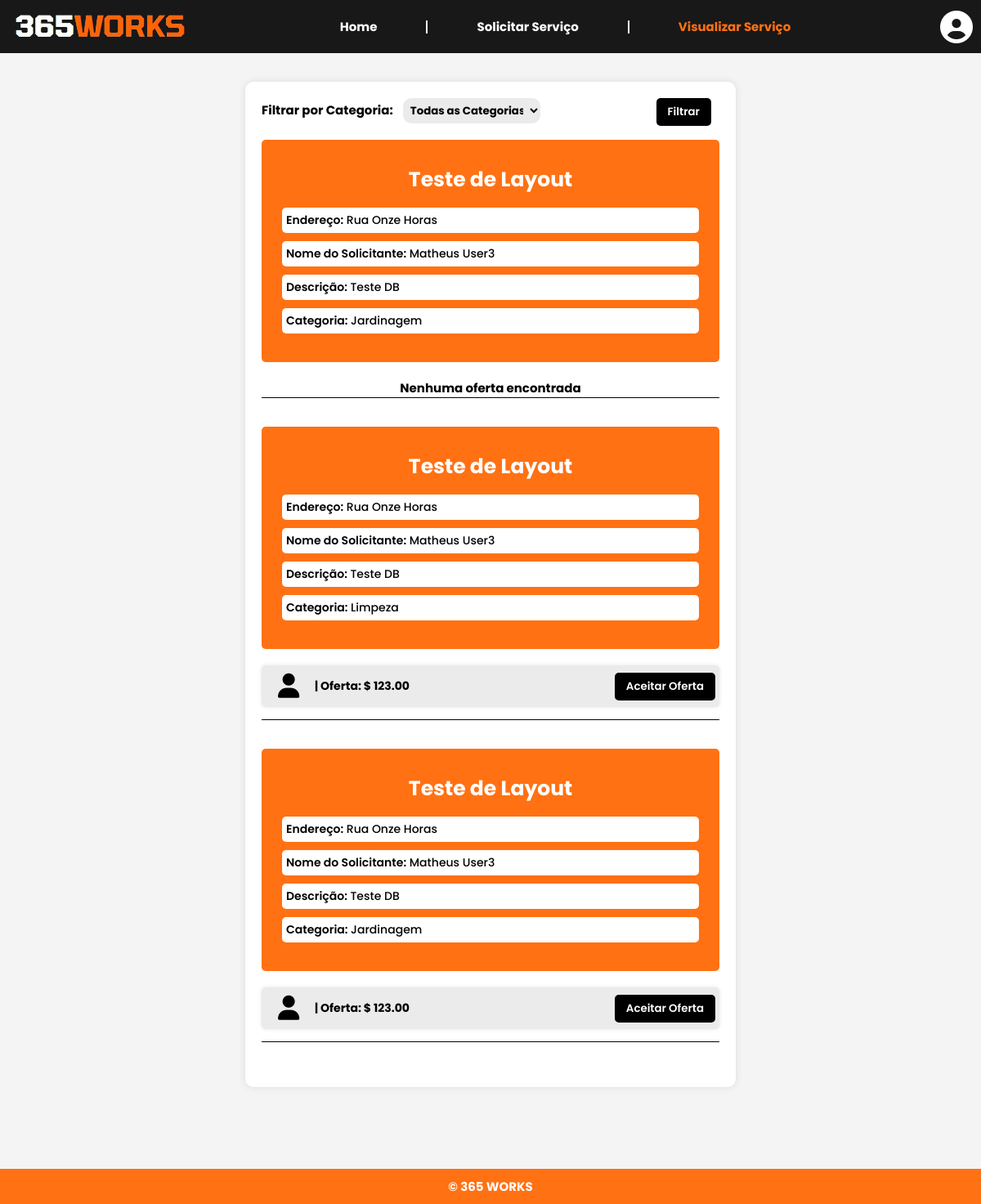
Page /visualizar_servico_usuario/ (signed in) on the committed database.
### works365/models.py (models this page shows, shortened)
class Servico(models.Model):
    nome_servico = models.CharField(max_length=255)
    endereco = models.CharField(max_length=255)
    descricao = models.TextField()
    categorias = models.ManyToManyField(Categoria)
    solicitante = models.CharField(max_length=255)
    oferta = models.DecimalField(max_digits=10, decimal_places=2, null=True, blank=True)
    usuario = models.ForeignKey(UserProfile, on_delete=models.CASCADE, related_name='servicos')

class Categoria(models.Model):
    nome = models.CharField(max_length=100)

### works365/views.py (the view)
# urls.py: path('visualizar_servico_usuario/', views.view_user_service, name='view_user_service'),
def view_user_service(request):
    categorias_disponiveis = list(Categoria.objects.values_list('nome', flat=True).distinct())
    categoria_filtro = request.GET.get('categoria_filtro')
    usuario_atual = UserProfile.objects.get(user=request.user)
    if categoria_filtro:
        servicos = Servico.objects.filter(categorias__nome=categoria_filtro, usuario=usuario_atual)
    else:
        servicos = Servico.objects.filter(usuario=usuario_atual)
    return render(request, 'pages/visualizar_servico_usuario.html', {'servicos': servicos, 'categorias_disponiveis': categorias_disponiveis})

### works365/context_processors.py (called while the page is built)
def your_context_processor(request):
    user_profile = None
    profissional_profile = None
    if request.user.is_authenticated:
        try:
            user_profile = request.user.userprofile  # Obtenha o perfil do usuário
        except UserProfile.DoesNotExist:
            user_profile = None
        try:
            profissional_profile = request.user.profissionalprofile  # Obtenha o perfil do profissional
        except ProfissionalProfile.DoesNotExist:
            profissional_profile = None
    return {
        'user_profile': user_profile,
        'profissional_profile': profissional_profile,
    }

### works365/templates/pages/visualizar_servico_usuario.html (shortened to what this page needs)
{% load static %}
<!DOCTYPE html>
<html lang="en">
<head>
    <link rel="stylesheet" type="text/css" href="{% static 'css/visualizar_servico_usuario.css' %}">
    <link rel="stylesheet" href="https://cdnjs.cloudflare.com/ajax/libs/font-awesome/6.5.2/css/all.min.css">
</head>
<body>
    {% include 'pages/navbar.html' %}
    <div class="services-container">
        <form action="{% url 'view_user_service' %}" method="GET">
            <div class="filter">
                <label for="categoria_filtro">Filtrar por Categoria:</label>
                <select name="categoria_filtro" class="categoria_filtro">
                    <option value="">Todas as Categorias</option>
                </select>
                <button type="submit">Filtrar</button>
            </div>
        </form>
        {% for servico in servicos %}
            <div class="service-wrapper">
                <div class="service-card">
                    <h3>{{ servico.nome_servico }}</h3>
                    <div><span>Endereço:</span> {{ servico.endereco }}</div>
                    <div><span>Nome do Solicitante:</span> {{ servico.solicitante }}</div>
                    <div><span>Descrição:</span> {{ servico.descricao }}</div>
                    {% for categoria in servico.categorias.all %}
                    <div><span>Categoria:</span> {{ categoria.nome }}</div>
                    {% endfor %}
                </div>
                {% if servico.oferta %}
                    <div class="offer">
                        <div class="details">
                            <i class="fa-solid fa-user"></i>
                            <span>{{ request.session.profissional_nome }} | Oferta: $ {{ servico.oferta }}</span>
                        </div>
                        <a href="https://api.whatsapp.com/send?phone=5548992139839"><button class="btn-accept">Aceitar
                                Oferta</button></a>
                    </div>
                {% else %}
                    <div class="no-offer">
                        <span>Nenhuma oferta encontrada</span>
                    </div>
                {% endif %}
            </div>
            <div class="horizontal-line"></div>
        {% empty %}
            <div class="no-service">
                <span>Nenhum serviço encontrado</span>
            </div>
        {% endfor %}
    </div>
    <footer>
        <p>&copy; 365 WORKS</p>
    </footer>
</body>
</html>

### templates/static/css/visualizar_servico_usuario.css (style rules this page uses)
* { margin: 0; padding: 0; box-sizing: border-box; list-style: none; font-family: "Poppins", sans-serif; }
:root { --background-color: #f4f4f4; --second-background-color: #f60; --third-background-color: #ebebeb; --text-color: #fff; --second-text-color: #000; }
html { font-size: 62.5%; }
body { background: var(--background-color); }
.services-container { width: 50%; margin: 10rem auto; padding: 20px; background: var(--text-color); border-radius: 10px; box-shadow: 0 0 10px rgba(0, 0, 0, 0.1); }
.services-container .service-wrapper .no-offer { text-align: center; }
.services-container .service-card { background: var(--second-background-color); padding: 25px; border-radius: 5px; color: var(--text-color); margin-bottom: 20px; }
.services-container .service-card h3 { font-size: 2.5rem; text-align: center; margin-bottom: 10px; padding: 5px; color: var(--text-color); }
.services-container .service-card div { margin-bottom: 10px; border-radius: 5px; font-size: 1.4rem; font-weight: 500; background: var(--text-color); color: var(--second-text-color); padding: 5px; }
.services-container .service-card span { font-weight: 600; }
.services-container .offer { display: flex; position: relative; align-items: center; justify-content: space-between; width: 100%; padding: 15px; margin-bottom: 15px; background: var(--third-background-color); border-radius: 5px; box-shadow: 0 0 5px rgba(0, 0, 0, 0.1); transition: 1s; }
.services-container .offer i { position: absolute; top: 20%; font-size: 30px; margin-left: 5px; }
.services-container .offer .details span { font-size: 1.4rem; flex: 1; display: flex; align-items: center; margin-left: 50px; }
.services-container .offer .btn-accept { position: absolute; padding: 7px 14px; font-weight: 600; border: none; border-radius: 5px; background: var(--second-text-color); color: var(--text-color); cursor: pointer; z-index: 1; overflow: hidden; transition: .5s; right: 5px; top: 17%; }
.services-container .offer .btn-accept::before { content: ''; position: absolute; top: 0; left: 0; width: 0; height: 100%; background: var(--second-background-color); z-index: -1; transition: .5s; }
.services-container .filter { position: relative; margin-bottom: 2rem; }
.services-container .filter label { font-size: 1.5rem; margin-right: 10px; }
.services-container .filter button { position: absolute; margin-left: 10px; padding: 7px 14px; font-weight: 600; border: none; border-radius: 5px; background: var(--second-text-color); color: var(--text-color); cursor: pointer; z-index: 1; overflow: hidden; transition: .5s; right: 10px; }
.services-container .filter button::before { content: ''; position: absolute; top: 0; left: 0; width: 0; height: 100%; background: var(--second-background-color); z-index: -1; transition: .5s; }
.services-container .filter select { background: var(--third-background-color); border: none; width: 30%; padding: 5px; border-radius: 10px; cursor: pointer; transition: .5s; }
.services-container .no-offer span { font-size: 1.5rem; }
.horizontal-line { width: 100%; border-bottom: .1rem solid var(--second-text-color); margin-bottom: 3.5rem; }
footer { font-size: 1.5rem; background: #ff7113; color: #fff; margin-top: auto; text-align: center; padding: 10px 0; width: 100%; bottom: 0; }

### templates/static/css/navbar.css (style rules this page uses)
* { margin: 0; padding: 0; box-sizing: border-box; list-style: none; font-family: 'Poppins', sans-serif; font-style: normal; font-weight: 700; font-display: swap; }
:root { --background-color: #f4f4f4; --second-background-color: #ff7113; --third-background-color: #ebebeb; --text-color: #fff; --second-text-color: #000; }

### rows in the picture
Servico: nome_servico "Teste de Layout", endereco "Rua Onze Horas", solicitante "Matheus User3", descricao "Teste DB", shows "Nenhuma oferta encontrada"
Categoria: nome "Jardinagem"
Servico: nome_servico "Teste de Layout", endereco "Rua Onze Horas", solicitante "Matheus User3", descricao "Teste DB", oferta "123.00"
Categoria: nome "Limpeza"
Servico: nome_servico "Teste de Layout", endereco "Rua Onze Horas", solicitante "Matheus User3", descricao "Teste DB", oferta "123.00"
